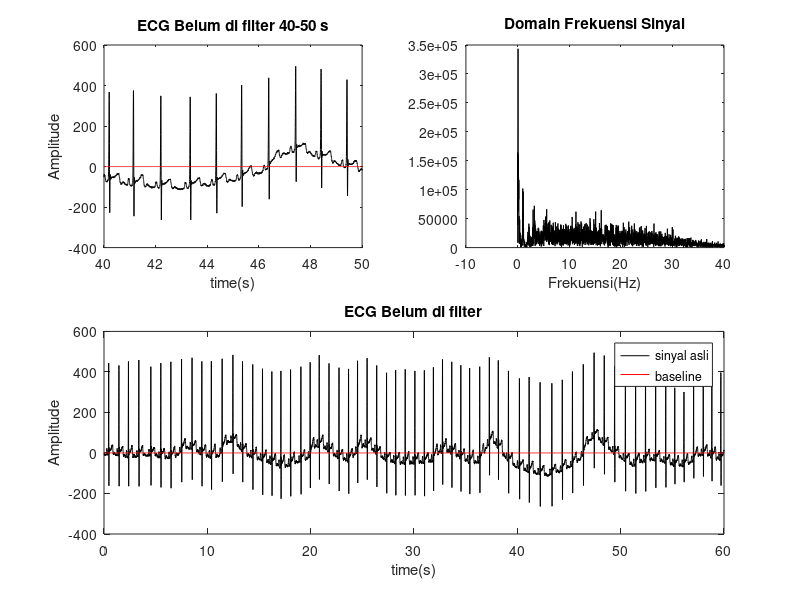
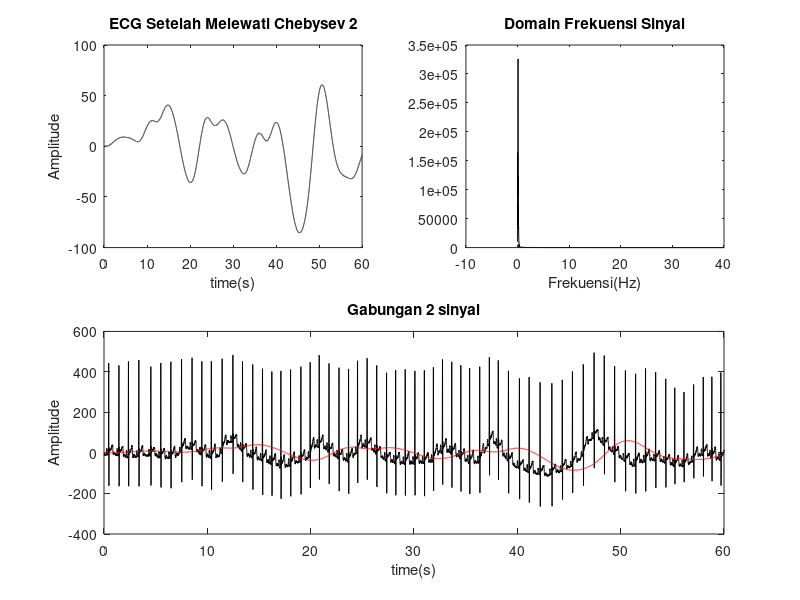
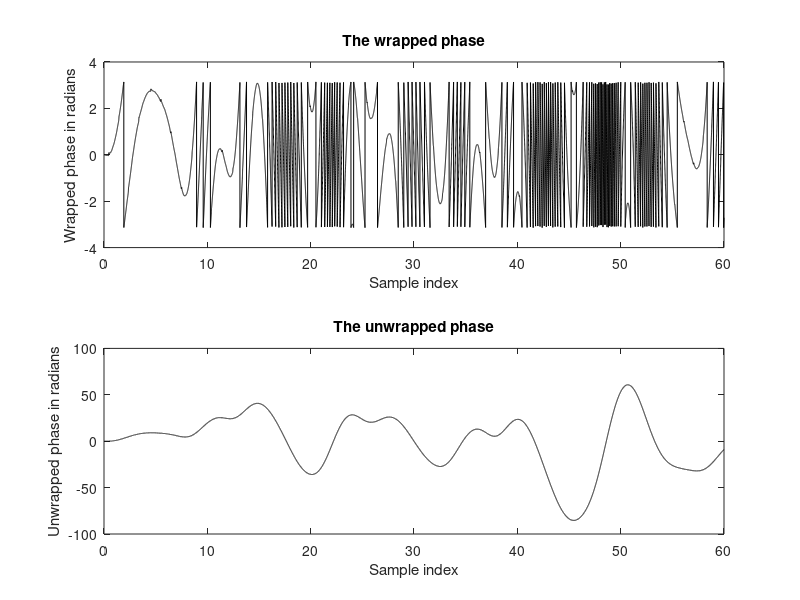
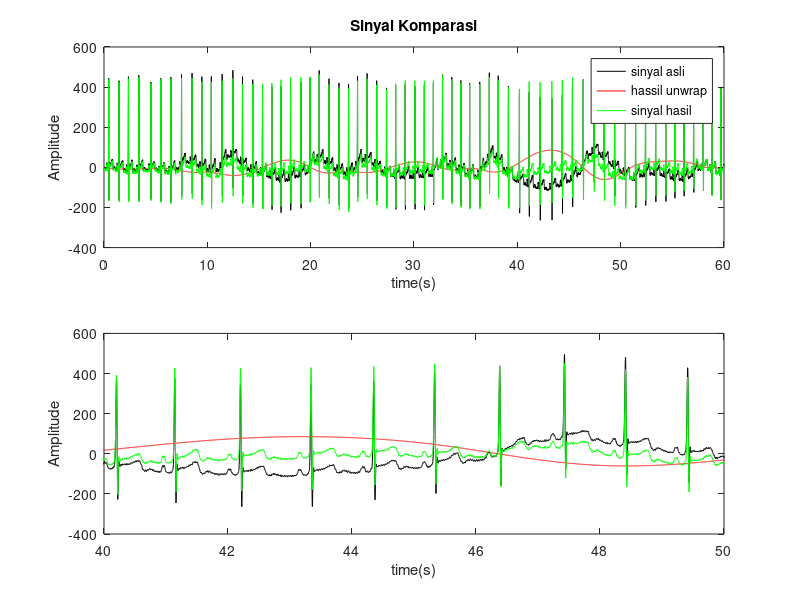

Here is the MATLAB script that generated these plots, in order: (Note: this script raises an error after producing the figures.)
clc;clear all;close all;
load('115m.mat')                        %Loading data
sinyal=110+val(1,:);                    %Pemilihan Data
N=length(sinyal);                       %Panjang data
fs=360;                                 %Frekuensi Sampling
t=(1:N)/fs;                             
frek=(1:N)*fs/N;                        
kk=linspace(0,0,N);                     %Baseline
%%%
figure(1)
subplot(2,2,[3 4])
plot(t,sinyal,'k')
hold on;plot(t,kk,'r')
title('ECG Belum di filter')
legend('sinyal asli','baseline')
xlabel('time(s)')
ylabel('Amplitude');hold off;
subplot(2,2,1)
plot(t,sinyal,'k')
hold on;plot(t,kk,'r')
title('ECG Belum di filter 40-50 s')
xlabel('time(s)')
ylabel('Amplitude')
xlim([40 50]);hold off;
awal=abs(fft(sinyal));                  %Spektrum Gel Domain Frek
subplot(2,2,2)
plot(frek,awal,'k')
title('Domain Frekuensi Sinyal')
xlabel('Frekuensi(Hz)')
xlim([-10 40])
%%%%
Wp=0.1/(fs/2);                          %PassBand
Ws=0.9/(fs/2);                          %StopBand
Rp=1;                                   %Ripple Pass Band
Rs=60;                                  %Ripple Stop Band
[n,Ws]=cheb2ord(Wp,Ws,Rp,Rs,'s')   %PenentuFrekStopBandBaru&OrdeFilter
[b,a]=cheby2(3,Rs,Ws);             %Menentukan Koef Filter Cheby 2
[phi1,w] = phasez(b,a,N);               %Menentukan Fase Gel.
hasil=filter(b,a,sinyal);    %Menggunakan koefisien filter pada sinyal
%%%
figure(2)
subplot(2,2,1)
plot(t,hasil,'k')
title('ECG Setelah Melewati Chebysev 2')
xlabel('time(s)')
ylabel('Amplitude')
spektrum1=abs(fft(hasil));
subplot(2,2,2)
plot(frek,spektrum1,'k')
title('Domain Frekuensi Sinyal')
xlabel('Frekuensi(Hz)')
xlim([-10 40])
subplot(2,2,[3 4])
plot(t,sinyal,'k')
hold on
plot(t,hasil,'r')
title('Gabungan 2 sinyal')
xlabel('time(s)')
ylabel('Amplitude')
hold off
%%%
%%% Wraping Manual Signal 
wrap1=atan2(sin(hasil), cos(hasil));        %WrappingSinyal
figure(3)
subplot(2,1,1)
plot(t,wrap1,'k') 
xlabel('Sample index') 
ylabel('Wrapped phase in radians') 
title('The wrapped phase')
%%%
tic   %start measuring the execution time
K=0; 
increments = zeros(size(wrap1));            %MenentukanWrap
for i=2:length(wrap1) 
    difference = wrap1(i)-wrap1(i-1); 
    if difference > pi 
        K = K - 2*pi; 
    elseif difference < -pi 
        K = K + 2*pi; 
    end 
    increments(i) = K; 
end 
xu = wrap1 + increments;
toc      %finish measuring the execution time 
subplot(2,1,2)
plot(t,xu,'k') 
xlabel('Sample index') 
ylabel('Unwrapped phase in radians') 
title('The unwrapped phase')
%%%
for i=1:N
    d(i)=abs(phi1(i)*fs/(2*pi*0.22));       %Penentuan rumus d
end
dd=max(d);                                  %MenentukanMaksMatriks d
maushifting=-xu;                            %Membalik Sinyal
xu1=maushifting;
sinyal2=circshift(xu1,-round(dd));          %ShiftingSinyal
for i=1:N
    y(i)=sinyal(i)+sinyal2(i);              %Filtering Wander Baseline
end
figure(4)
subplot(2,1,1)
plot(t,sinyal,'k')
hold on;
plot(t(1:N),sinyal2,'r')
plot(t(1:N),y,'g')
% xlim([40 50])
legend('sinyal asli','hassil unwrap','sinyal hasil')
xlabel('time(s)')
ylabel('Amplitude')
title('Sinyal Komparasi')
hold off;
subplot(2,1,2)
plot(t,sinyal,'k')
hold on;
plot(t(1:N),sinyal2,'r')
plot(t(1:N),y,'g')
xlim([40 50])
xlabel('time(s)')
ylabel('Amplitude')
hold off;
%%%
figure(5)
subplot(2,1,1)
plot(t,y,'k')
hold on
plot(t,kk,'r')
legend('sinyal Filter','Baseline')
xlabel('time(s)')
ylabel('Amplitude')
title('Sinyal Hasil Filter')
hold off
subplot(2,1,2)
plot(t,y,'k')
hold on
plot(t,kk,'r')
xlim([40 50])
xlabel('time(s)')
ylabel('Amplitude')
hold off
%%%
NilaiSNR=snr(y,sinyal-y)                     %Menentukan Nilai SNR
